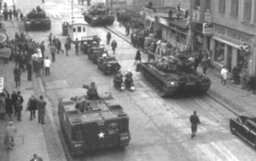
#> input picture Source.png, 256 x 161 px, shrunk from 550 x 346 before the run
$ python wet.py   (older library calls are emulated)
#> lines starting #> are read from the running program, lines starting #| are printed output that depends on the picture; after the words box and inside, x2 and y2 are one past the last pixel; in counts of white or black regions, pixels touching at a corner belong together
from locale import normalize
from re import L
import numpy as np
import matplotlib.pyplot as plt
from scipy import fftpack, signal
from scipy.linalg import toeplitz
import scipy.misc
import sklearn
import sklearn.neighbors
import cv2

ALPHA = 3  # may choose alpha


def matrixForConv(shape, F):
    """
    Arg:
    I -- 2D numpy matrix
    F -- numpy 2D matrix
    Returns:
    output -- matrix that multiplying it with I will return conv(I, F)
    """
    # number of columns and rows of the filter
    FRowNum, FColNum = F.shape

    #  calculate the output dimensions
    outputRowNum = shape[0] + FRowNum - 1
    outputColNum = shape[1] + FColNum - 1

    # zero pad the filter
    F = np.pad(F, ((outputRowNum - FRowNum, 0),
                               (0, outputColNum - FColNum)),
                           'constant', constant_values=0)

    # Use each row of  F to creat toeplitz.
    toeplitzList = []
    for i in range(F.shape[0] - 1, -1, -1):  # iterate from last row to the first row
        c = F[i, :]
        r = np.r_[c[0], np.zeros(shape[1] - 1)]
        toeplitz_m = toeplitz(c, r)
        toeplitzList.append(toeplitz_m)

    c = range(1, F.shape[0] + 1)
    r = np.r_[c[0], np.zeros(shape[0] - 1, dtype=int)]
    toeplitz_hw = toeplitz(c, r)

    toeplitzShape = toeplitzList[0].shape
    h = toeplitzShape[0] * toeplitz_hw.shape[0]
    w = toeplitzShape[1] * toeplitz_hw.shape[1]
    doublyBlockedShape = [h, w]
    doublyBlocked = np.zeros(doublyBlockedShape)

    b_h, b_w = toeplitzShape
    for i in range(toeplitz_hw.shape[0]):
        for j in range(toeplitz_hw.shape[1]):
            start_i = i * b_h
            start_j = j * b_w
            end_i = start_i + b_h
            end_j = start_j + b_w
            doublyBlocked[start_i: end_i, start_j:end_j] = toeplitzList[toeplitz_hw[i, j] - 1]

    convolutionMatrix = []
    convolutionSize = shape[0] + FRowNum - 1
    size = (convolutionSize - FRowNum)
    start = int(np.math.floor(size / 2)) * convolutionSize + int(np.math.ceil(size / 2))
    index = start

    while len(convolutionMatrix) < FRowNum ** 2:
        for j in range(FRowNum):
            convolutionMatrix.append(doublyBlocked[index + j])
        index += convolutionSize

    convolutionMatrix = np.array(convolutionMatrix)
    return convolutionMatrix


def plotResults(restoredImg, blurredWith, restoredWith, origImg):
    plt.imshow(restoredImg, cmap='gray')
    PSNR = psnr(origImg[:,:], restoredImg[:,:])
    plt.title(f'image blurred with {blurredWith} and restored with {restoredWith}. PSNR={PSNR:.2f}')
    plt.savefig(blurredWith + " + " + restoredWith)
    plt.show()


def psnr(first, second):
    return 20 * np.log10(first.max() / (np.sqrt(np.mean((first - second) ** 2))))


class Image:
    def __init__(self, imgArr, windowSize=15):
        self.gaussianKernel = self.__gaussianMatrix(np.linspace(-(windowSize / 16), windowSize / 16, windowSize))
        plt.imshow(self.gaussianKernel, cmap='gray')
        plt.title("Real gaussian PSF")
        plt.show()
        self.sincKernel = self.__sincMatrix(np.linspace(-(windowSize / 4), windowSize / 4, windowSize))

        self.gaussianImg = signal.convolve2d(imgArr, self.gaussianKernel, mode='same', boundary='wrap')
        self.sincImg = signal.convolve2d(imgArr, self.sincKernel, mode='same', boundary='wrap')

        # first practical assignment:
        self.lowResGaussian = self.gaussianImg[::ALPHA, ::ALPHA]
        self.lowResSinc = self.sincImg[::ALPHA, ::ALPHA]

        plt.title('low-res gaus-image')
        plt.imshow(self.lowResGaussian, cmap='gray')
        plt.savefig("gaussLowRes")
        plt.show()

        plt.title('low-res sinc-image')
        plt.imshow(self.lowResSinc, cmap='gray')
        plt.savefig("sincLowRes")
        plt.show()


    def restoreSinc(self, k):
        return self.__wienerFilterToUpsample(self.lowResSinc, k)

    def restoreGaussian(self, k):
        return self.__wienerFilterToUpsample(self.lowResGaussian, k)

    def __gaussianMatrix(self, evenlySpacedUnion):
        mu = 0
        sigma = 1
        x, y = np.meshgrid(evenlySpacedUnion, evenlySpacedUnion)
        d = np.sqrt(x ** 2 + y ** 2)
        gaussian = np.exp(-((d - mu) ** 2 / (2.0 * sigma ** 2)))
        return gaussian / gaussian.sum()

    def __sincMatrix(self, evenlySpacedUnion):
        xxMatrix = np.outer(evenlySpacedUnion, evenlySpacedUnion)
        sinc = np.sinc(xxMatrix)
        return sinc / sinc.sum()

    def __wienerFilterToUpsample(self, lowSampled, psf, k=0.1, alpha=ALPHA):
        if np.sum(psf):
            psf /= np.sum(psf)
        newSize = (int(lowSampled.shape[1] * alpha), int(lowSampled.shape[0] * alpha))
        img = cv2.resize(lowSampled, dsize=newSize, interpolation=cv2.INTER_CUBIC)
        psf = fftpack.fft2(psf, shape=img.shape)
        psf = np.conj(psf) / (np.abs(psf) ** 2 + k)
        return np.abs(fftpack.ifft2(fftpack.fft2(np.copy(img)) * psf))


class patches:
    def __init__(self, imgArr, patchSize):
        self.patchSize = patchSize
        self.r = self.__createPatches(imgArr, patchSize, 1)  # no use of alpha

        self.q = self.__createPatches(imgArr, patchSize)
        self.qVec = np.array([patch.reshape(patch.size) for patch in self.q])
        #self.Rj_calc = MatrixCalc(self.r)
        delta = fftpack.fftshift(scipy.signal.unit_impulse((patchSize, patchSize)))
        self.Rj = calcR(self.r, delta)

    def __createPatches(self, imgArr, size, alpha=ALPHA):
        size = int(size / alpha)
        step = int(size * alpha / self.patchSize)
        patches = []
        for i in range(0, imgArr.shape[0] - size, step):
            for j in range(0, imgArr.shape[1] - size, step):
                patches.append(imgArr[i:i + size, j:j + size])
        return patches

    def calcSumElement(self, i, j):
        return self.Rj[j].T @ self.Rj[j], self.Rj[j].T @ self.qVec[i]

    def calculateWeights(self, k, sigmaNN):
        numNeighbors = 5
        rAlpha = np.array([element @ k for element in self.Rj])
        tree = sklearn.neighbors.BallTree(rAlpha, leaf_size=2)
        distWeights = np.zeros((len(self.q), len(self.r)))

        for i, qi in enumerate(self.qVec):
            _, neighbor_indices = tree.query(np.expand_dims(qi, 0), k=numNeighbors)
            for j in neighbor_indices:
                distWeights[i, j] = np.exp(-0.5 * (np.linalg.norm(qi - rAlpha[j]) ** 2) / (sigmaNN ** 2))

        #normalize weights
        n = distWeights.shape[0]
        return distWeights /  (np.sum(distWeights, axis=1).reshape(n,1) + 1e-6)


def calcR(rpatches, kernel, alpha=ALPHA):
    #applying matrixForConv for each patch and than downsampling in the first dimension
    return [matrixForConv(kernel.shape, patch)[::alpha ** 2, ::] for patch in rpatches]


def reconstruct_kernel(patches):
    psize = patches.r[0].__len__()
    csqr = laplacian(psize)
    csqr = csqr.T @ csqr
    delta = fftpack.fftshift(scipy.signal.unit_impulse((psize, psize)))
    k = delta.reshape(delta.size)
    for t in range(5):
        k = iterate(k, csqr, patches)
    return k.reshape((psize, psize))

def iterate(k, CSquared, patches):
    sigmaNN = 0.06
    neighborsWeights = patches.calculateWeights(k, sigmaNN)
    size = k.shape[0]
    matEpsilon = np.ones((size, size)) * 1e-10
    sumLeft = np.zeros((size, size))
    sumRight = np.zeros_like(k)
    for i in range(neighborsWeights.shape[0]):
        for j in range(neighborsWeights.shape[1]):
            if neighborsWeights[i, j]:
                R = patches.Rj
                left, right = R[j].T @ R[j], R[j].T @ patches.qVec[i] #changed
                sumLeft += neighborsWeights[i, j] * left + CSquared
                sumRight += neighborsWeights[i, j] * right

    return np.linalg.inv(sumLeft * (sigmaNN ** -2) + matEpsilon) @ sumRight

def laplacian(length):
    val1 = -1
    val2 = 4

    # digonals init
    diag1 = np.zeros((length, length))
    diag2 = np.zeros((length, length))

    for i in range(length):
        if (i + 1) in range(length):
            diag1[i, i + 1] = val1
        if (i - 1) in range(length):
            diag1[i, i - 1] = val1

    for i in range(length):
        diag1[i, i] = val2
        diag2[i, i] = val1

    # first diagonal
    start = 0
    end = length
    C = np.zeros((length ** 2, length ** 2))

    for num_matrices in range(length):
        C[start: end, start: end] = diag1
        start += length
        end += length

    # second diagonal
    startX = 0
    endXstartY = length
    endY = 2 * length

    for num_matrices in range(length - 1):
        C[startX: endXstartY, endXstartY: endY] = diag2
        C[endXstartY: endY, startX: endXstartY] = diag2
        startX += length
        endXstartY += length
        endY += length

    return C


def main():
    imgArr = np.array(plt.imread("Source.png"))[:, :, 0]
#> imgArr: shape (161, 256) float32; min 0.18, max 1, mean 0.541
    # imgArr = np.transpose(imgArr)
    imgArr /= imgArr.max()
    expandImg = np.zeros((imgArr.shape[0]+2, imgArr.shape[1]+2))
    expandImg[1:expandImg.shape[0] - 1, 1:expandImg.shape[1] - 1] = imgArr
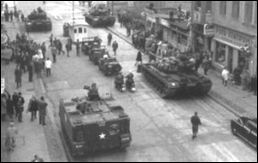
#> expandImg: shape (163, 258) float64; min 0, max 1, mean 0.53
    filteredImage = Image(expandImg)
#> in __init__, `plt.show()`:
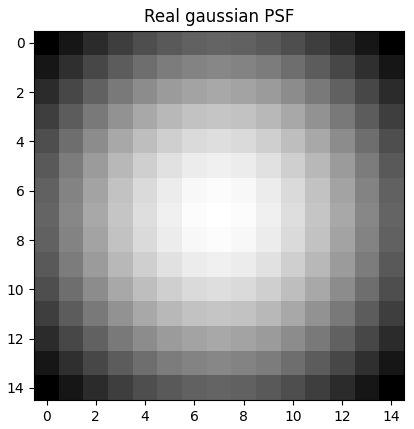
#> figure drawn by matplotlib, 1 panel
#> in __init__, `self.gaussianImg = signal.convolve2d(imgArr, self.gaussianKernel, mode..`:
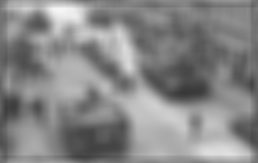
#> self.gaussianImg: shape (163, 258) float64; min 0.221, max 0.965, mean 0.53
#> in __init__, `self.lowResSinc = self.sincImg[::ALPHA, ::ALPHA]`:
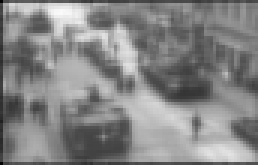
#> self.lowResSinc: shape (55, 86) float64 (shown 3 times larger); min 0.0144, max 0.981, mean 0.524
    patchSize = 15

    low_res_G = filteredImage.lowResGaussian
    gaussianPatches = patches(low_res_G, patchSize)
#> after the loop in __createPatches, `for i in range(0, imgArr.shape[0] - size, step):`: patches = 2840 items
#> in __init__, `self.q = self.__createPatches(imgArr, patchSize)`: self.q = 4050 items
#> in __init__, `self.Rj = calcR(self.r, delta)`: self.Rj = 2840 items
    gaussianOptimalK = reconstruct_kernel(gaussianPatches)
#> in reconstruct_kernel, `psize = patches.r[0].__len__()`: psize = 15
#> the loop in laplacian, `for num_matrices in range(length):` made 15 passes
#> (start, end) on passes 1 to 12: (15, 30), (30, 45), (45, 60), (60, 75), (75, 90), (90, 105), (105, 120), (120, 135), (135, 150), (150, 165), (165, 180), (180, 195)
#> after the loop in laplacian, `for num_matrices in range(length):`:
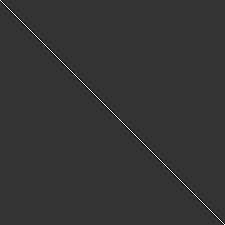
#> C: shape (225, 225) float64; min -1, max 4, mean 0.00948; drawn with min black and max white
#> after the loop in laplacian, `for num_matrices in range(length):`: end = 240; start = 225
#> in laplacian, `endXstartY = length`: endXstartY = 15
#> in laplacian, `endY = 2 * length`: endY = 30
#> the loop in laplacian, `for num_matrices in range(length - 1):` made 14 passes
#> (startX, endXstartY, endY) on passes 1 to 12: (15, 30, 45), (30, 45, 60), (45, 60, 75), (60, 75, 90), (75, 90, 105), (90, 105, 120), (105, 120, 135), (120, 135, 150), (135, 150, 165), (150, 165, 180), (165, 180, 195), (180, 195, 210)
#> after the loop in laplacian, `for num_matrices in range(length - 1):`:
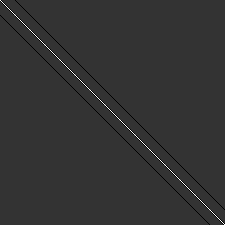
#> C: shape (225, 225) float64; 0.83% of pixels changed, all inside (x1, y1, x2, y2) = (0, 0, 225, 225); drawn with min black and max white
#> after the loop in laplacian, `for num_matrices in range(length - 1):`: endXstartY = 225; endY = 240; startX = 210
#> in reconstruct_kernel, `csqr = csqr.T @ csqr`:
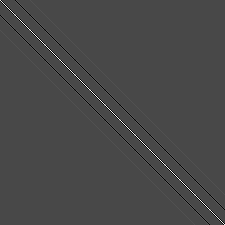
#> csqr: shape (225, 225) float64; min -8, max 20, mean 0.00134; drawn with min black and max white
#> in reconstruct_kernel, `k = delta.reshape(delta.size)`: k = 225 values, max 1 at index 112, min 0 at index 0, mean 0.00444
#> after the loop in reconstruct_kernel, `for t in range(5):`: k = 225 values, max 5.52e-05 at index 111, min 9.91e-07 at index 14, mean 2.24e-05
    temp = np.copy(gaussianOptimalK)
    gaussianRestoredOptimal = filteredImage.restoreGaussian(gaussianOptimalK)
    gaussianOptimalK = np.copy(temp)
    sincRestoredNotOptimal = filteredImage.restoreSinc(gaussianOptimalK)
    gaussianOptimal = filteredImage.restoreGaussian(filteredImage.gaussianKernel) #get the optimal image using the true gaussian (not estimation)

    low_res_S = filteredImage.lowResSinc
    sincPatches = patches(low_res_S, patchSize)
    sincOptimalK = reconstruct_kernel(sincPatches)
    temp = np.copy(sincOptimalK)
    sincRestoredOptimal = filteredImage.restoreSinc(sincOptimalK)
    sincOptimalK = np.copy(temp)
    gaussianRestoredNotOptimal = filteredImage.restoreGaussian(sincOptimalK)
    sincOptimal = filteredImage.restoreSinc(filteredImage.sincKernel) #get the optimal image using the true sinc (not estimation)

    ## plot results and PSNR relative to original high-res image
    plotResults(gaussianRestoredOptimal, "Gauss-ker", "Gauss-ker", expandImg)
    plotResults(gaussianRestoredNotOptimal, "Gauss-ker", "Sinc-ker", expandImg)
    plotResults(gaussianOptimal, "Gauss-ker",  "Gauss-ker-True", expandImg)
    plotResults(sincRestoredOptimal, "Sinc-ker", "Sinc-ker", expandImg)
    plotResults(sincRestoredNotOptimal, "Sinc-ker", "Gauss-ker", expandImg)
    plotResults(sincOptimal, "Sinc-ker", "Sinc-ker-True", expandImg)

    plt.imshow(gaussianOptimalK, cmap='gray')
    plt.show()

    plt.imshow(sincOptimalK, cmap='gray')
    plt.show()

if __name__ == "__main__":
#> (the run stopped early here; a loop or call above may not have finished)

$ run again, with Gauss-ker + Gauss-ker-True.png copied over Source.png
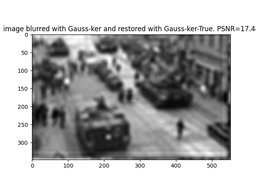
#> input picture Gauss-ker + Gauss-ker-True.png, 256 x 192 px, shrunk from 640 x 480 before the run
#> in __init__, `self.lowResSinc = self.sincImg[::ALPHA, ::ALPHA]`:
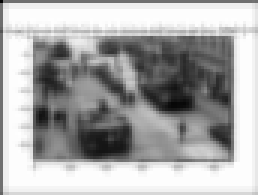
#> self.lowResSinc: shape (65, 86) float64 (shown 3 times larger); min 0.0346, max 1, mean 0.681; drawn with min black and max white
#> after the loop in __createPatches, `for i in range(0, imgArr.shape[0] - size, step):`: patches = 3550 items
#> self.q = 4860 items
#> self.Rj = 3550 items
#> psize = 15
#> the loop in laplacian, `for num_matrices in range(length):` made 15 passes
#> (start, end) on passes 1 to 8: (15, 30), (30, 45), (45, 60), (60, 75), (75, 90), (90, 105), (105, 120), (120, 135)
#> after the loop in laplacian, `for num_matrices in range(length):`: end = 240; start = 225
#> in laplacian, `endXstartY = length`: endXstartY = 15
#> in laplacian, `endY = 2 * length`: endY = 30
#> the loop in laplacian, `for num_matrices in range(length - 1):` made 14 passes
#> (startX, endXstartY, endY) on passes 1 to 8: (15, 30, 45), (30, 45, 60), (45, 60, 75), (60, 75, 90), (75, 90, 105), (90, 105, 120), (105, 120, 135), (120, 135, 150)
#> after the loop in laplacian, `for num_matrices in range(length - 1):`: endXstartY = 225; endY = 240; startX = 210
#> in reconstruct_kernel, `k = delta.reshape(delta.size)`: k = 225 values, max 1 at index 112, min 0 at index 0, mean 0.00444
#> after the loop in reconstruct_kernel, `for t in range(5):`: k = 225 values, max 5.22e-125 at index 112, min 1.96e-126 at index 224, mean 2.43e-125
#> in __wienerFilterToUpsample (call 2), `return np.abs(fftpack.ifft2(fftpack.fft2(np.copy(img)) * psf))`:
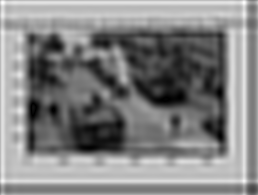
#> returned value: shape (195, 258) float64; min 0.000134, max 1.2, mean 0.619; drawn with min black and max white
